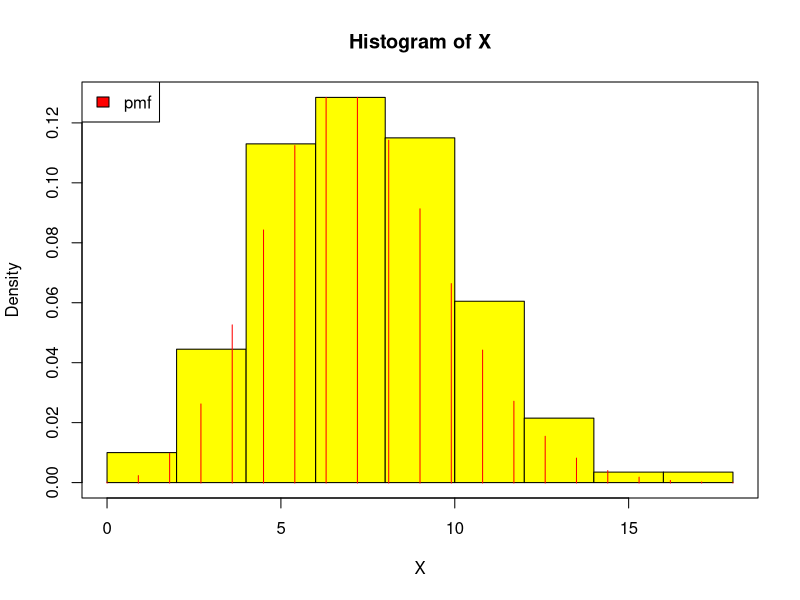

This figure's R source:
## ---- chunk 1

n=1000
lambda=8
X <- rpois(n,lambda)
# Histogram
hist(X,freq=FALSE, col="yellow")
par(new=T)
height=dpois(0:20,lambda)

plot(height, type="h",xaxt="n", yaxt="n", xlab="", ylab="", col="red")

legend("topleft","pmf",fill="red")

#P(X=3)

dpois(3,lambda)


# P(X >= 4)

sum(dpois(0:3,lambda))
1-(sum(dpois(0:3,lambda)))

# P(X<=5)
sum(dpois(0:5,lambda))
